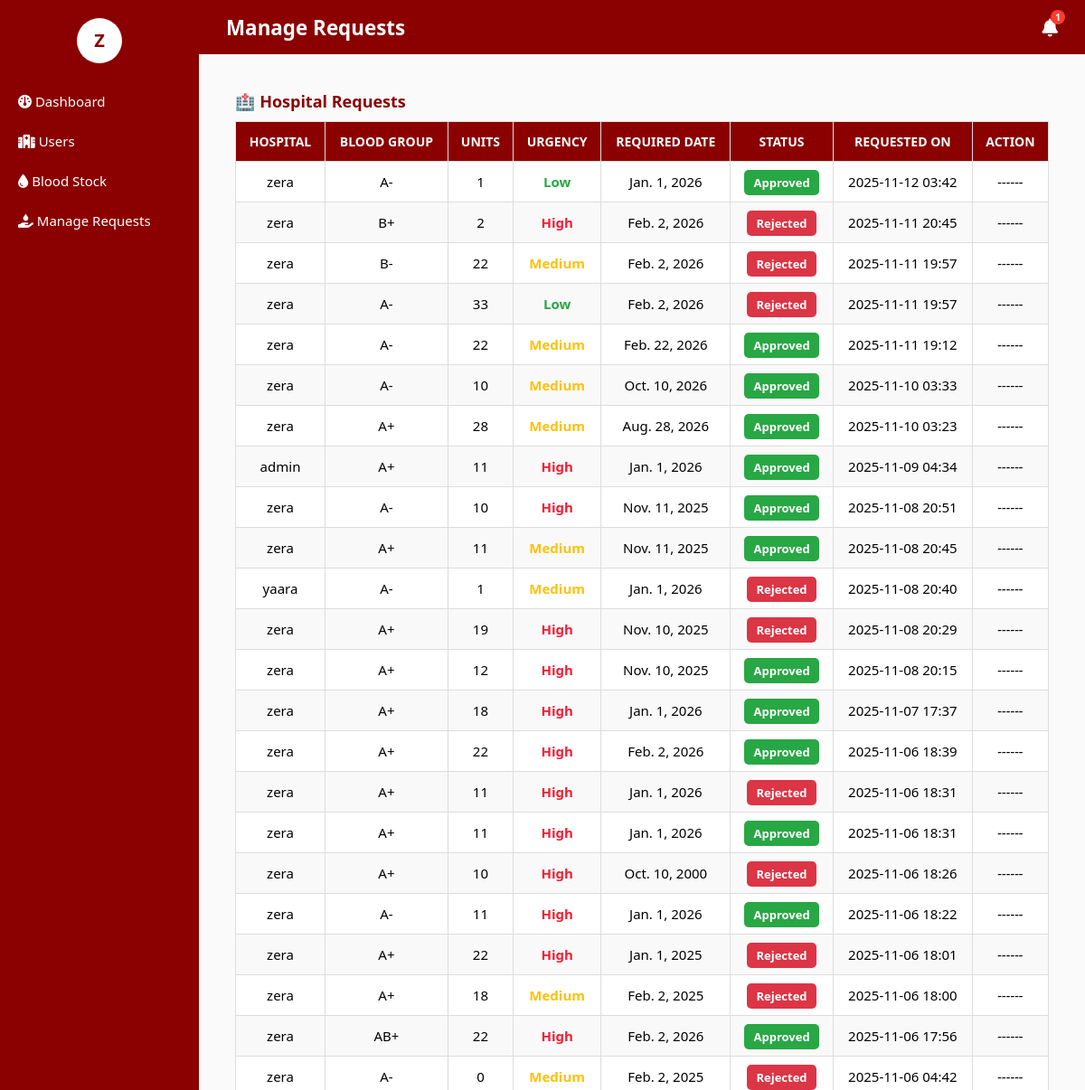
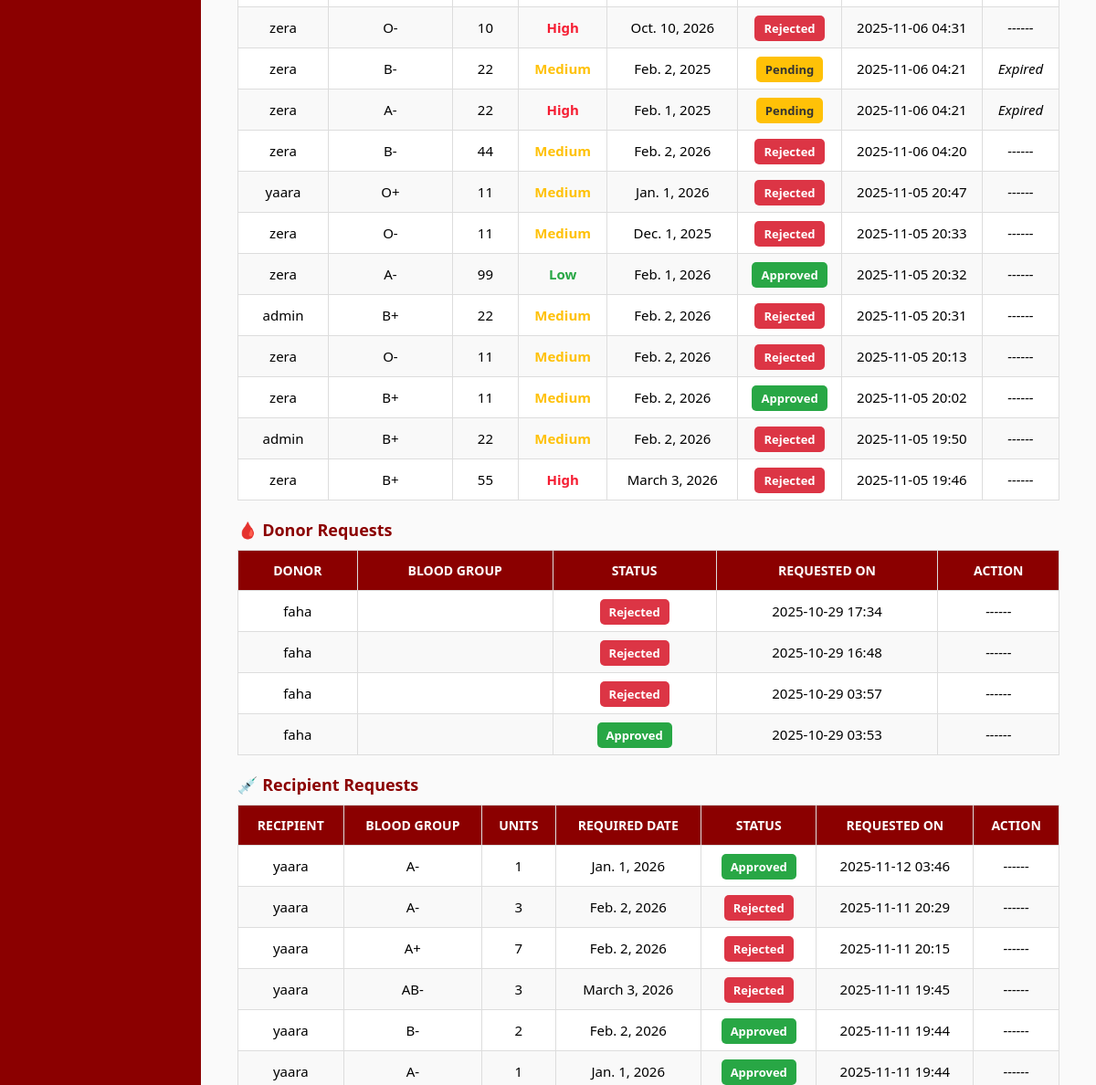
The page /dashboard/manage_requests/ (signed in, upper part) on the database as committed earlier (2 pictures, top to bottom).
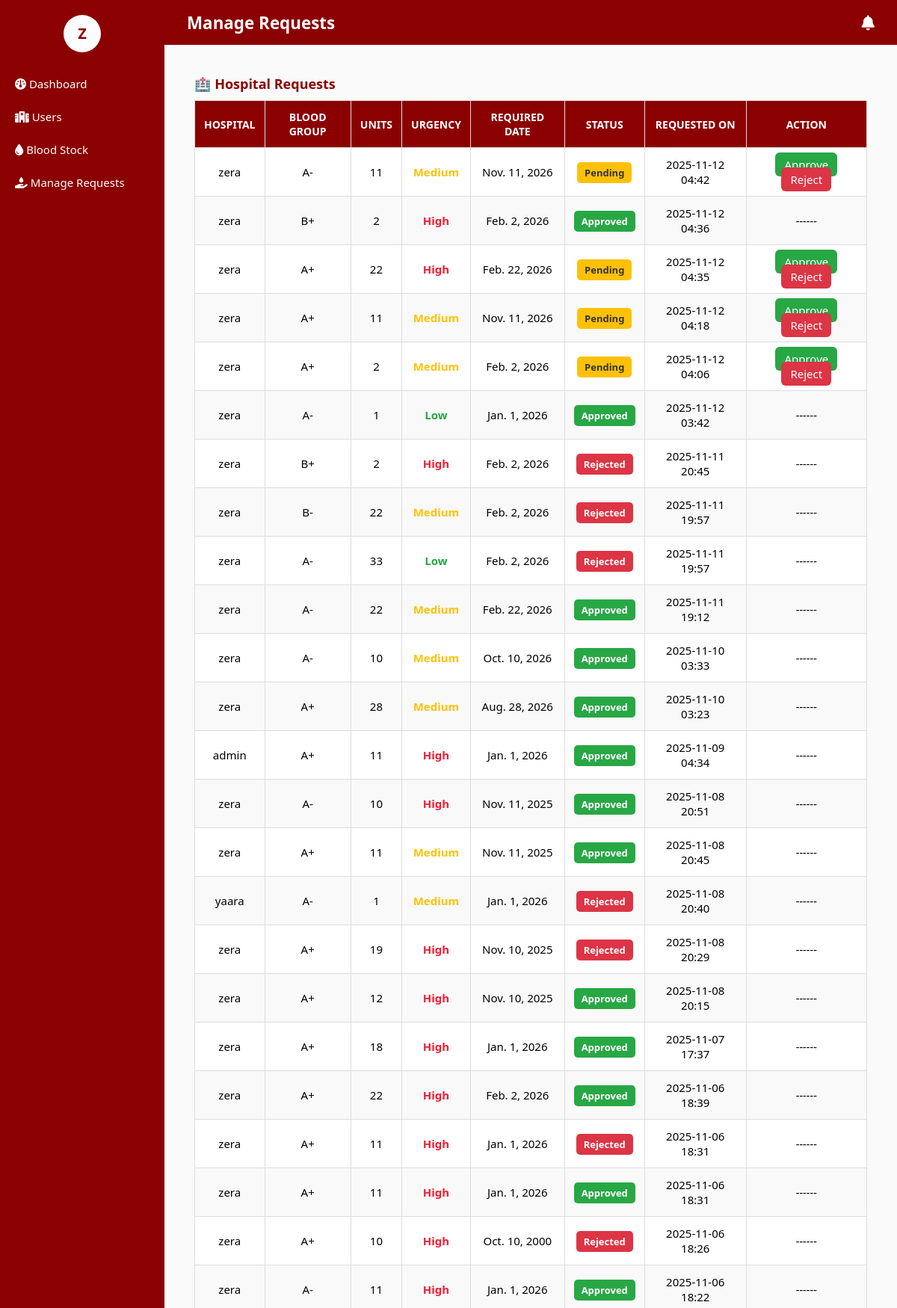
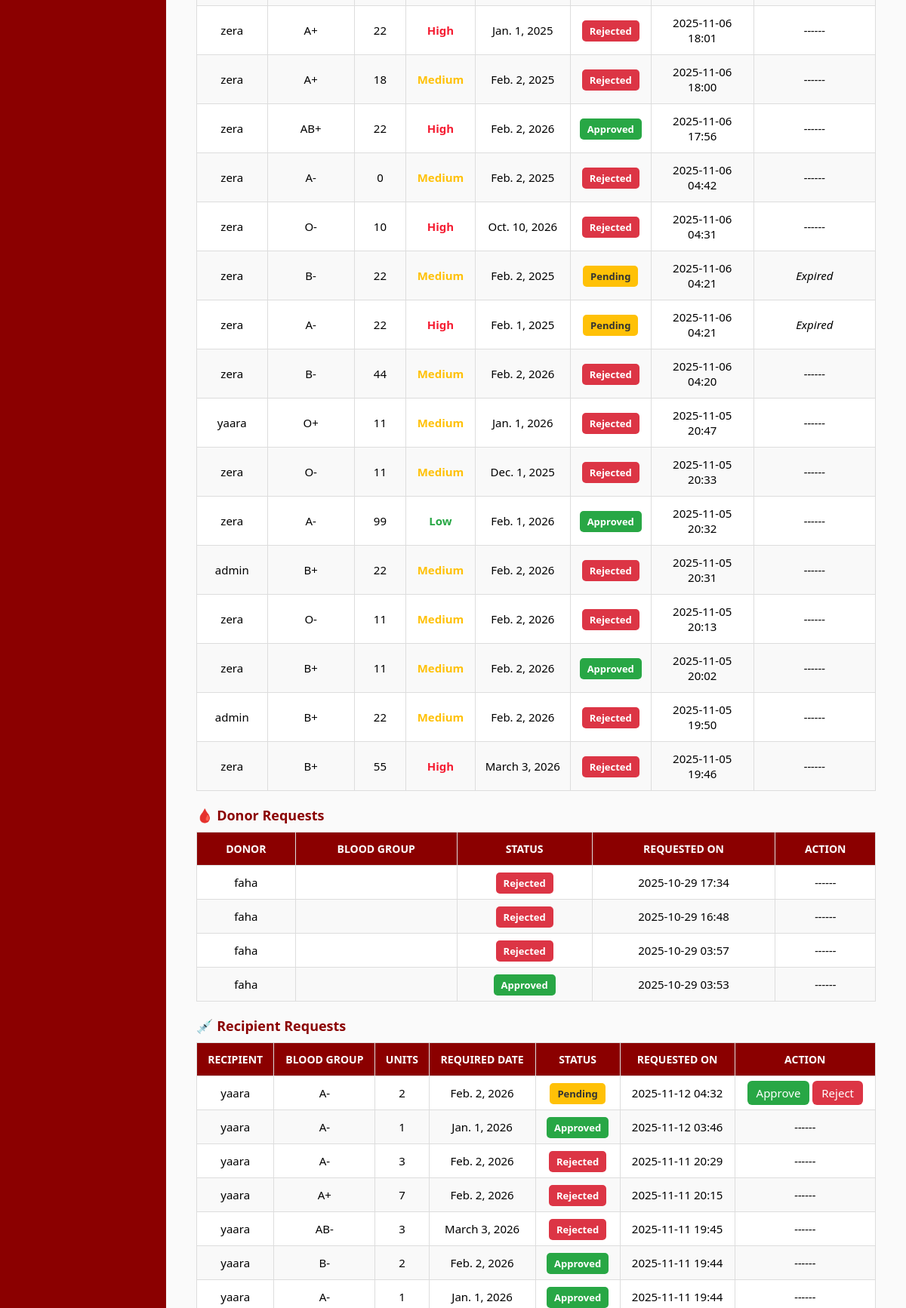
The same page on the database as committed later (2 pictures, top to bottom).
### blood_bank_app/models.py (models this page shows, shortened)
class HospitalBloodRequest(models.Model):
    BLOOD_GROUP_CHOICES = [
        ('A+', 'A+'), ('A-', 'A-'),
        ('B+', 'B+'), ('B-', 'B-'),
        ('AB+', 'AB+'), ('AB-', 'AB-'),
        ('O+', 'O+'), ('O-', 'O-'),
    ]
    URGENCY_LEVEL_CHOICES = [
        ('High', 'High'),
        ('Medium', 'Medium'),
        ('Low', 'Low'),
    ]
    STATUS_CHOICES = [
        ('Pending', 'Pending'),
        ('Approved', 'Approved'),
        ('Rejected', 'Rejected'),
    ]
    hospital = models.ForeignKey(User, on_delete=models.CASCADE)
    blood_group = models.CharField(max_length=3, choices=BLOOD_GROUP_CHOICES)
    units = models.PositiveIntegerField()
    required_date = models.DateField()
    urgency = models.CharField(max_length=10, choices=URGENCY_LEVEL_CHOICES)
    status = models.CharField(max_length=20, choices=STATUS_CHOICES, default='Pending')  # ✅ Added
    created_at = models.DateTimeField(auto_now_add=True)

class DonorRequestAppointment(models.Model):
    STATUS_CHOICES = [
        ('Pending', 'Pending'),
        ('Approved', 'Approved'),
        ('Rejected', 'Rejected'),
    ]
    donor = models.ForeignKey(User, on_delete=models.CASCADE)
    preferred_date = models.DateField()
    preferred_time = models.TimeField()
    status = models.CharField(max_length=20, choices=STATUS_CHOICES, default='Pending')  # ✅ Added
    created_at = models.DateTimeField(auto_now_add=True)

class RecipientBloodRequest(models.Model):
    BLOOD_GROUP_CHOICES = [
        ('A+', 'A+'), ('A-', 'A-'),
        ('B+', 'B+'), ('B-', 'B-'),
        ('AB+', 'AB+'), ('AB-', 'AB-'),
        ('O+', 'O+'), ('O-', 'O-'),
    ]
    URGENCY_LEVEL_CHOICES = [
        ('High', 'High'),
        ('Medium', 'Medium'),
        ('Low', 'Low'),
    ]
    STATUS_CHOICES = [
        ('Pending', 'Pending'),
        ('Approved', 'Approved'),
        ('Rejected', 'Rejected'),
    ]
    recipient = models.ForeignKey(User, on_delete=models.CASCADE)
    blood_group = models.CharField(max_length=3, choices=BLOOD_GROUP_CHOICES)
    units = models.PositiveIntegerField()
    required_date = models.DateField()
    urgency = models.CharField(max_length=10, choices=URGENCY_LEVEL_CHOICES)
    status = models.CharField(max_length=20, choices=STATUS_CHOICES, default='Pending')  # ✅ Added
    created_at = models.DateTimeField(auto_now_add=True)

### blood_bank_app/views.py (the view)
# urls.py: path('dashboard/manage_requests/', views.manage_requests, name='manage_requests'),
@login_required
def manage_requests(request):
    hospital_requests = HospitalBloodRequest.objects.all().order_by('-created_at')
    donor_requests = DonorRequestAppointment.objects.all().order_by('-created_at')
    recipient_requests = RecipientBloodRequest.objects.all().order_by('-created_at')
    unread_notifications_count = AdminNotification.objects.filter(is_read=False).count()
    context = {
        'hospital_requests': hospital_requests,
        'donor_requests': donor_requests,
        'recipient_requests': recipient_requests,
        'unread_notifications_count': unread_notifications_count,
        'today': date.today(),  # ✅ Added — used in template for expiry check
    }
    return render(request, 'dashboard/manage_requests.html', context)

### blood_bank_app/templates/dashboard/manage_requests.html (shortened to what this page needs)
{% extends 'dashboard/admin_base.html' %}
{% block page_title %}Manage Requests{% endblock %}
{% block content_admin %}
<h3 class="section-title">🏥 Hospital Requests</h3>
<table class="styled-table">
    <thead>
        <tr>
            <th>Hospital</th>
            <th>Blood Group</th>
            <th>Units</th>
            <th>Urgency</th>
            <th>Required Date</th>
            <th>Status</th>
            <th>Requested On</th>
            <th>Action</th>
        </tr>
    </thead>
    <tbody>
        {% for req in hospital_requests %}
        <tr>
            <td>{{ req.hospital.username }}</td>
            <td>{{ req.blood_group }}</td>
            <td>{{ req.units }}</td>
            <td class="{% if req.urgency == 'High' %}urgency-high{% elif req.urgency == 'Medium' %}urgency-medium{% else %}urgency-low{% endif %}">
                {{ req.urgency }}
            </td>
            <td>{{ req.required_date }}</td>
            <td>
                <span class="badge {% if req.status == 'Approved' %}approved{% elif req.status == 'Pending' %}pending{% else %}rejected{% endif %}">
                    {{ req.status }}
                </span>
            </td>
            <td>{{ req.created_at|date:"Y-m-d H:i" }}</td>
            <td>
                {% if req.status == 'Pending' %}
                    {% if req.required_date < today %}
                        <em>Expired</em>
                    {% else %}
                        <a href="{% url 'approve_hospital_request' req.id %}" class="btn-approve">Approve</a>
                        <a href="{% url 'reject_hospital_request' req.id %}" class="btn-reject">Reject</a>
                    {% endif %}
                {% else %}
                    <em>------</em>
                {% endif %}
            </td>
        </tr>
        {% empty %}
        <tr><td colspan="8" class="text-center">No hospital requests found.</td></tr>
        {% endfor %}
    </tbody>
</table>
<h3 class="section-title">🩸 Donor Requests</h3>
<table class="styled-table">
    <thead>
        <tr>
            <th>Donor</th>
            <th>Blood Group</th>
            <th>Status</th>
            <th>Requested On</th>
            <th>Action</th>
        </tr>
    </thead>
    <tbody>
        {% for req in donor_requests %}
        <tr>
            <td>{{ req.donor.username }}</td>
            <td>{{ req.blood_group }}</td>
            <td>
                <span class="badge {% if req.status == 'Approved' %}approved{% elif req.status == 'Pending' %}pending{% else %}rejected{% endif %}">
                    {{ req.status }}
                </span>
            </td>
            <td>{{ req.created_at|date:"Y-m-d H:i" }}</td>
            <td>
                {% if req.status == 'Pending' %}
                    <a href="{% url 'approve_donor_request' req.id %}" class="btn-approve">Approve</a>
                    <a href="{% url 'reject_donor_request' req.id %}" class="btn-reject">Reject</a>
                {% else %}
                    <em>------</em>
                {% endif %}
            </td>
        </tr>
        {% empty %}
        <tr><td colspan="5" class="text-center">No donor requests found.</td></tr>
        {% endfor %}
    </tbody>
</table>
<h3 class="section-title">💉 Recipient Requests</h3>
<table class="styled-table">
    <thead>
        <tr>
            <th>Recipient</th>
            <th>Blood Group</th>
            <th>Units</th>
            <th>Required Date</th>
            <th>Status</th>
            <th>Requested On</th>
            <th>Action</th>
        </tr>
    </thead>
    <tbody>
        {% for req in recipient_requests %}
        <tr>
            <td>{{ req.recipient.username }}</td>
            <td>{{ req.blood_group }}</td>
            <td>{{ req.units }}</td>
            <td>{{ req.required_date }}</td>
            <td>
                <span class="badge {% if req.status == 'Approved' %}approved{% elif req.status == 'Pending' %}pending{% else %}rejected{% endif %}">
                    {{ req.status }}
                </span>
            </td>
            <td>{{ req.created_at|date:"Y-m-d H:i" }}</td>
            <td>
                {% if req.status == 'Pending' %}
                    {% if req.required_date < today %}
                        <em>Expired</em>
                    {% else %}
                        <a href="{% url 'approve_recipient_request' req.id %}" class="btn-approve">Approve</a>
                        <a href="{% url 'reject_recipient_request' req.id %}" class="btn-reject">Reject</a>
                    {% endif %}
                {% else %}
                    <em>------</em>
                {% endif %}
            </td>
        </tr>
        {% empty %}
        <tr><td colspan="7" class="text-center">No recipient requests found.</td></tr>
        {% endfor %}
    </tbody>
</table>
{% endblock %}

### blood_bank_app/templates/dashboard/admin_base.html (shortened to what this page needs)
{% load static %}
<!DOCTYPE html>
<html lang="en">
<head>
    <link rel="stylesheet" href="https://cdnjs.cloudflare.com/ajax/libs/font-awesome/6.5.0/css/all.min.css">
</head>
<body>
    <div class="sidebar">
        <div class="profile-container">
            <div class="profile-icon" onclick="toggleProfile()">
                {{ request.user.username|slice:":1"|upper }}
            </div>
        </div>
        <a href="{% url 'admin_dashboard' %}"><i class="fa-solid fa-gauge"></i> Dashboard</a>
        <a href="{% url 'users' %}"><i class="fa-solid fa-hospital"></i> Users</a>
        <a href="{% url 'blood_stock_dashboard' %}"><i class="fa-solid fa-droplet"></i> Blood Stock</a>
        <a href="{% url 'manage_requests' %}"><i class="fa-solid fa-hand-holding-droplet"></i> Manage Requests</a>
    </div>
    <div class="topbar">
        <span>{% block page_title %}Admin Dashboard{% endblock %}</span>
        <div class="topbar-icons">
            <a href="{% url 'admin_notifications' %}" class="notification-icon" title="Notifications">
                <i class="fa-solid fa-bell"></i>
                {% if unread_notifications_count > 0 %}
                    <span class="notif-count">{{ unread_notifications_count }}</span>
                {% endif %}
            </a>
        </div>
    </div>
    <div class="main-content">
        {% block content_admin %}{% endblock %}
    </div>
</body>
</html>

### blood_bank_app/templates/dashboard/admin_base.html (style rules this page uses)
body, html { margin: 0; padding: 0; font-family: 'Segoe UI', sans-serif; background: #FAFAFA; }
.sidebar { width: 220px; background-color: #8B0000; color: white; position: fixed; top: 0; bottom: 0; left: 0; padding-top: 20px; z-index: 50; }
.sidebar a { display: block; color: white; text-decoration: none; padding: 12px 20px; font-size: 15px; }
.profile-container { text-align: center; margin-bottom: 20px; position: relative; }
.profile-icon { width: 50px; height: 50px; background-color: white; color: #8B0000; border-radius: 50%; font-weight: bold; line-height: 50px; margin: 0 auto; cursor: pointer; display: flex; align-items: center; justify-content: center; font-size: 20px; }
.topbar { position: fixed; left: 220px; right: 0; top: 0; height: 60px; background-color: #8B0000; color: #fff; display: flex; justify-content: space-between; align-items: center; padding: 0 30px; font-size: 1.4em; font-weight: 600; z-index: 90; }
.topbar-icons { display: flex; align-items: center; gap: 15px; }
.notification-icon { color: #fff; font-size: 20px; position: relative; transition: transform 0.2s; }
.main-content { margin-left: 220px; padding: 80px 40px 40px 40px; min-height: calc(100vh - 60px); }
table { width: 100%; border-collapse: collapse; margin-top: 10px; }
th, td { border: 1px solid #ddd; padding: 12px; text-align: center; font-size: 15px; }
tr:nth-child(even) { background-color: #f9f9f9; }
.btn-approve, .btn-reject { padding: 6px 12px; text-decoration: none; color: white; border-radius: 6px; font-weight: 500; }
.btn-approve { background-color: #28a745; }
.btn-reject { background-color: #dc3545; }

### blood_bank_app/templates/dashboard/manage_requests.html (style rules this page uses)
.section-title { color: #8B0000; margin-bottom: 10px; margin-top: 20px; font-size: 18px; }
.styled-table thead th { background-color: #8B0000; color: #fff; text-transform: uppercase; font-size: 14px; }
.styled-table tbody tr:nth-child(even) { background-color: #f9f9f9; }
.styled-table tbody tr:nth-child(odd) { background-color: #ffffff; }
.badge { padding: 5px 10px; border-radius: 5px; font-weight: 600; color: white; font-size: 13px; }
.badge.approved { background-color: #28a745; }
.badge.pending { background-color: #ffc107; color: #333; }
.badge.rejected { background-color: #dc3545; }
.urgency-high { color: #f51d32; font-weight: 750; }
.urgency-medium { color: #ffc107; font-weight: 600; }
.urgency-low { color: #28a745; font-weight: 600; }

Rows that differ between the two databases and show on the page:
added HospitalBloodRequest: hospital.username "zera", blood_group "A-", units "11", urgency "Medium", required_date "Nov. 11, 2026", status "Pending", created_at "2025-11-12 04:42", shows "Approve"
added HospitalBloodRequest: hospital.username "zera", blood_group "B+", units "2", urgency "High", required_date "Feb. 2, 2026", status "Approved", created_at "2025-11-12 04:36"
added HospitalBloodRequest: hospital.username "zera", blood_group "A+", units "22", urgency "High", required_date "Feb. 22, 2026", status "Pending", created_at "2025-11-12 04:35", shows "Approve"
added HospitalBloodRequest: hospital.username "zera", blood_group "A+", units "11", urgency "Medium", required_date "Nov. 11, 2026", status "Pending", created_at "2025-11-12 04:18", shows "Approve"
added HospitalBloodRequest: hospital.username "zera", blood_group "A+", units "2", urgency "Medium", required_date "Feb. 2, 2026", status "Pending", created_at "2025-11-12 04:06", shows "Approve"
added RecipientBloodRequest: recipient.username "yaara", blood_group "A-", units "2", required_date "Feb. 2, 2026", status "Pending", created_at "2025-11-12 04:32", shows "Approve"
Other text that changed with them:
{{ unread_notifications_count }}: "1" → (not shown)
